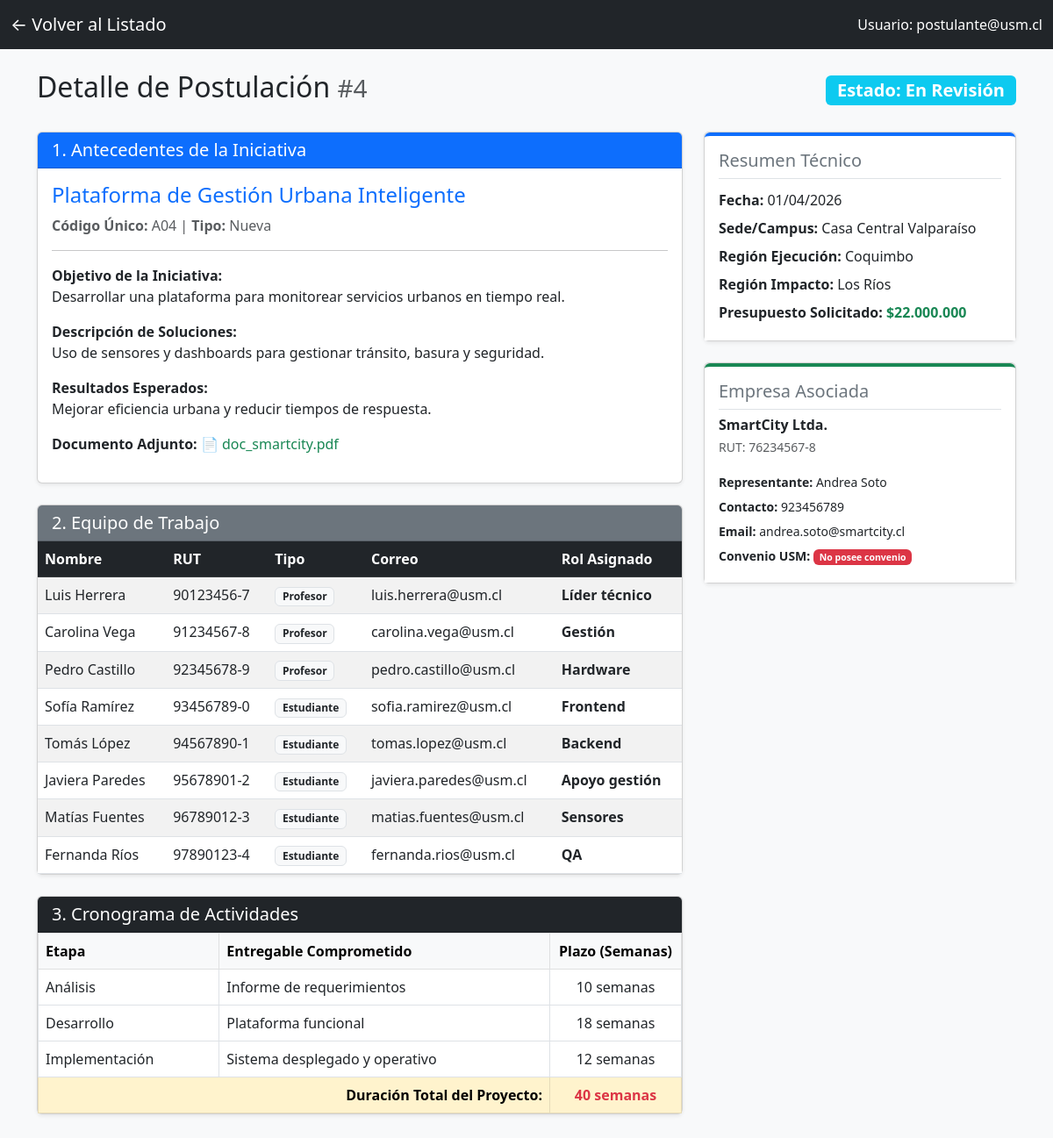
Screenshot of /PHP/detalle_postulacion.php?id=4 (signed in) with the database file from the repository.
### tables this page shows
CREATE TABLE Postulacion(
    Numero_Postulacion INT PRIMARY KEY,
    Fecha_Postulacion DATE NOT NULL,
    Codigo_Postulacion VARCHAR(100) NOT NULL UNIQUE,
    Presupuesto_Total DECIMAL(15,2) NOT NULL,
    Rut_Empresa VARCHAR(10) NOT NULL,
    ID_Sede INT NOT NULL,
    ID_Region_Ejecucion INT NOT NULL,
    ID_Region_Impacto INT NOT NULL,
    ID_Tipo_Iniciativa INT NOT NULL,
    ID_Estado INT NOT NULL,
    FOREIGN KEY (Rut_Empresa) REFERENCES Entidad_Empresa(Rut_Empresa),
    FOREIGN KEY (ID_Sede) REFERENCES Sede(ID_Sede),
    FOREIGN KEY (ID_Region_Ejecucion) REFERENCES Region(ID_Region),
    FOREIGN KEY (ID_Region_Impacto) REFERENCES Region(ID_Region),
    FOREIGN KEY (ID_Tipo_Iniciativa) REFERENCES Tipo_Iniciativa(ID_Tipo_Iniciativa),
    FOREIGN KEY (ID_Estado) REFERENCES Estado_Postulacion(ID_Estado)
);

CREATE TABLE Estado_Postulacion(
    ID_Estado INT PRIMARY KEY,
    Nombre_Estado VARCHAR(100) NOT NULL
);

CREATE TABLE Iniciativa(
    ID_Iniciativa INT PRIMARY KEY AUTO_INCREMENT,
    Documentos VARCHAR(100),
    Nombre_Iniciativa VARCHAR(100) NOT NULL,
    Objetivo_Iniciativa VARCHAR(255) NOT NULL,
    Descripcion_Soluciones VARCHAR(255) NOT NULL,
    Resultados_Esperados VARCHAR(255) NOT NULL,
    ID_Postulacion INT NOT NULL,
    FOREIGN KEY (ID_Postulacion) REFERENCES Postulacion(Numero_Postulacion)
);

CREATE TABLE Tipo_Iniciativa(
    ID_tipo_iniciativa INT PRIMARY KEY,
    Nombre_Tipo_Iniciativa VARCHAR(100) NOT NULL
);

CREATE TABLE Postulacion_Integrante(
    Numero_Postulacion INT NOT NULL,
    ID_integrante INT NOT NULL,
    Rol_Cumple_Integrante VARCHAR(100) NOT NULL,
    PRIMARY KEY (Numero_Postulacion, ID_integrante),
    FOREIGN KEY (Numero_Postulacion) REFERENCES Postulacion(Numero_Postulacion),
    FOREIGN KEY (ID_integrante) REFERENCES Integrante_Equipo(ID_integrante)
);

CREATE TABLE Integrante_Equipo(
    ID_integrante INT PRIMARY KEY AUTO_INCREMENT,
    Nombre_Integrante VARCHAR(100) NOT NULL,
    RUT_Integrante VARCHAR(10) NOT NULL UNIQUE,
    Departamento_Integrante VARCHAR(100) NOT NULL,
    Mail_Integrante VARCHAR(100) NOT NULL,
    Telefono_Integrante VARCHAR(20),
    ID_Tipo_Persona INT NOT NULL,
    ID_Sede INT NOT NULL,
    FOREIGN KEY (ID_Tipo_persona) REFERENCES Tipo_Persona(ID_Tipo_Persona),
    FOREIGN KEY (ID_Sede) REFERENCES Sede(ID_Sede)
);

CREATE TABLE Tipo_Persona(
    ID_Tipo_Persona INT PRIMARY KEY,
    Nombre_Tipo_Persona VARCHAR(100) NOT NULL
);

CREATE TABLE Etapa_Cronograma(
    ID_Etapa INT NOT NULL AUTO_INCREMENT,
    ID_Postulacion INT NOT NULL,
    Etapa VARCHAR(100) NOT NULL,
    Entregable VARCHAR(100) NOT NULL,
    Plazos INT NOT NULL,
    PRIMARY KEY (ID_Etapa),
    FOREIGN KEY (ID_Postulacion) REFERENCES Postulacion(Numero_Postulacion)
);

CREATE TABLE Sede(
    ID_Sede INT PRIMARY KEY,
    Nombre_Sede VARCHAR(100) NOT NULL
);

CREATE TABLE Region(
    ID_Region INT PRIMARY KEY,
    Nombre_Region VARCHAR(100) NOT NULL
);

CREATE TABLE Entidad_Empresa(
    Rut_Empresa VARCHAR(10) PRIMARY KEY,
    Nombre_Empresa VARCHAR(100) NOT NULL,
    Representante_Empresa VARCHAR(100) NOT NULL,
    Mail_Representante VARCHAR(100) NOT NULL,
    Convenio_USM BOOLEAN NOT NULL,
    Telefono_Representante VARCHAR(20) NOT NULL,
    ID_Tamanio INT NOT NULL,
    FOREIGN KEY (ID_Tamanio) REFERENCES Tamanio_Empresa(ID_Tamanio)
);

### PHP/detalle_postulacion.php (the view, shortened to what this page needs)
<?php
require 'conexion.php';
$id_postulacion = intval($_GET['id']);
$sql_principal = "SELECT p.*, e.Nombre_Empresa, e.Representante_Empresa, e.Mail_Representante, e.Convenio_USM, e.Telefono_Representante,
                         s.Nombre_Sede, r1.Nombre_Region AS Region_Ejecucion, r2.Nombre_Region AS Region_Impacto,
                         ti.Nombre_Tipo_Iniciativa, est.Nombre_Estado,
                         i.Nombre_Iniciativa, i.Objetivo_Iniciativa, i.Descripcion_Soluciones, i.Resultados_Esperados, i.Documentos
                  FROM Postulacion p
                  JOIN Entidad_Empresa e ON p.Rut_Empresa = e.Rut_Empresa
                  JOIN Sede s ON p.ID_Sede = s.ID_Sede
                  JOIN Region r1 ON p.ID_Region_Ejecucion = r1.ID_Region
                  JOIN Region r2 ON p.ID_Region_Impacto = r2.ID_Region
                  JOIN Tipo_Iniciativa ti ON p.ID_Tipo_Iniciativa = ti.ID_tipo_iniciativa
                  JOIN Estado_Postulacion est ON p.ID_Estado = est.ID_Estado
                  LEFT JOIN Iniciativa i ON p.Numero_Postulacion = i.ID_Postulacion
                  WHERE p.Numero_Postulacion = ?";
$stmt_p = $conexion->prepare($sql_principal);
$stmt_p->bind_param("i", $id_postulacion);
$stmt_p->execute();
$resultado_p = $stmt_p->get_result();
$postulacion = $resultado_p->fetch_assoc();
$sql_equipo = "SELECT ie.Nombre_Integrante, ie.RUT_Integrante, ie.Mail_Integrante, pi.Rol_Cumple_Integrante, tp.Nombre_Tipo_Persona
               FROM Postulacion_Integrante pi
               JOIN Integrante_Equipo ie ON pi.ID_integrante = ie.ID_integrante
               JOIN Tipo_Persona tp ON ie.ID_Tipo_Persona = tp.ID_Tipo_Persona
               WHERE pi.Numero_Postulacion = ?";
$stmt_eq = $conexion->prepare($sql_equipo);
$stmt_eq->bind_param("i", $id_postulacion);
$stmt_eq->execute();
$equipo = $stmt_eq->get_result();
$sql_cronograma = "SELECT Etapa, Entregable, Plazos FROM Etapa_Cronograma WHERE ID_Postulacion = ?";
$stmt_cr = $conexion->prepare($sql_cronograma);
$stmt_cr->bind_param("i", $id_postulacion);
$stmt_cr->execute();
$cronograma = $stmt_cr->get_result();
?>
<!DOCTYPE html>
<html lang="es">
<head>
    <link href="https://cdn.jsdelivr.net/npm/bootstrap@5.3.0/dist/css/bootstrap.min.css" rel="stylesheet">
</head>
<body class="bg-light">
<nav class="navbar navbar-dark bg-dark">
  <div class="container-fluid">
    <a class="navbar-brand" href="principal.php">← Volver al Listado</a>
    <span class="navbar-text text-white">
        Usuario: <?php echo $_SESSION['usuario']; ?>
    </span>
  </div>
</nav>
<div class="container mt-4 mb-5">
    <div class="d-flex justify-content-between align-items-center mb-4">
        <h2>Detalle de Postulación <small class="text-muted">#<?php echo $postulacion['Numero_Postulacion']; ?></small></h2>
        <span class="badge bg-info fs-5">Estado: <?php echo $postulacion['Nombre_Estado']; ?></span>
    </div>
    <div class="row">
        <div class="col-lg-8">
            <div class="card shadow-sm mb-4">
                <div class="card-header bg-primary text-white">
                    <h5 class="mb-0">1. Antecedentes de la Iniciativa</h5>
                </div>
                <div class="card-body">
                    <h4 class="text-primary"><?php echo htmlspecialchars($postulacion['Nombre_Iniciativa'] ?? 'Sin Nombre'); ?></h4>
                    <p class="text-muted"><strong>Código Único:</strong> <?php echo $postulacion['Codigo_Postulacion']; ?> | <strong>Tipo:</strong> <?php echo $postulacion['Nombre_Tipo_Iniciativa']; ?></p>
                    <hr>
                    <p><strong>Objetivo de la Iniciativa:</strong><br><?php echo nl2br(htmlspecialchars($postulacion['Objetivo_Iniciativa'] ?? 'No especificado')); ?></p>
                    <p><strong>Descripción de Soluciones:</strong><br><?php echo nl2br(htmlspecialchars($postulacion['Descripcion_Soluciones'] ?? 'No especificado')); ?></p>
                    <p><strong>Resultados Esperados:</strong><br><?php echo nl2br(htmlspecialchars($postulacion['Resultados_Esperados'] ?? 'No especificado')); ?></p>
                    <?php if (!empty($postulacion['Documentos'])): ?>
                        <p><strong>Documento Adjunto:</strong> <span class="text-success">📄 <?php echo htmlspecialchars($postulacion['Documentos']); ?></span></p>
                    <?php endif; ?>
                </div>
            </div>
            <div class="card shadow-sm mb-4">
                <div class="card-header bg-secondary text-white">
                    <h5 class="mb-0">2. Equipo de Trabajo</h5>
                </div>
                <div class="card-body p-0">
                    <div class="table-responsive">
                        <table class="table table-striped mb-0">
                            <thead class="table-dark">
                                <tr>
                                    <th>Nombre</th>
                                    <th>RUT</th>
                                    <th>Tipo</th>
                                    <th>Correo</th>
                                    <th>Rol Asignado</th>
                                </tr>
                            </thead>
                            <tbody>
                                <?php if ($equipo->num_rows > 0): ?>
                                    <?php while ($eq = $equipo->fetch_assoc()): ?>
                                        <tr>
                                            <td><?php echo htmlspecialchars($eq['Nombre_Integrante']); ?></td>
                                            <td><?php echo htmlspecialchars($eq['RUT_Integrante']); ?></td>
                                            <td><span class="badge bg-light text-dark border"><?php echo $eq['Nombre_Tipo_Persona']; ?></span></td>
                                            <td><?php echo htmlspecialchars($eq['Mail_Integrante']); ?></td>
                                            <td><strong><?php echo htmlspecialchars($eq['Rol_Cumple_Integrante'] ?? 'Integrante'); ?></strong></td>
                                        </tr>
                                    <?php endwhile; ?>
                                <?php else: ?>
                                    <tr><td colspan="5" class="text-center text-muted p-3">No hay integrantes registrados en este equipo.</td></tr>
                                <?php endif; ?>
                            </tbody>
                        </table>
                    </div>
                </div>
            </div>
            <div class="card shadow-sm mb-4">
                <div class="card-header bg-dark text-white">
                    <h5 class="mb-0">3. Cronograma de Actividades</h5>
                </div>
                <div class="card-body p-0">
                    <div class="table-responsive">
                        <table class="table table-bordered mb-0">
                            <thead class="table-light">
                                <tr>
                                    <th>Etapa</th>
                                    <th>Entregable Comprometido</th>
                                    <th class="text-center" style="width: 150px;">Plazo (Semanas)</th>
                                </tr>
                            </thead>
                            <tbody>
                                <?php
                                $total_semanas = 0;
                                if ($cronograma->num_rows > 0):
                                ?>
                                    <?php while ($cr = $cronograma->fetch_assoc()):
                                        $total_semanas += $cr['Plazos'];
                                    ?>
                                        <tr>
                                            <td><?php echo htmlspecialchars($cr['Etapa']); ?></td>
                                            <td><?php echo htmlspecialchars($cr['Entregable']); ?></td>
                                            <td class="text-center"><?php echo $cr['Plazos']; ?> semanas</td>
                                        </tr>
                                    <?php endwhile; ?>
                                    <tr class="table-warning fw-bold">
                                        <td colspan="2" class="text-end">Duración Total del Proyecto:</td>
                                        <td class="text-center text-danger"><?php echo $total_semanas; ?> semanas</td>
                                    </tr>
                                <?php else: ?>
                                    <tr><td colspan="3" class="text-center text-muted p-3">No hay etapas registradas en el cronograma.</td></tr>
                                <?php endif; ?>
                            </tbody>
                        </table>
                    </div>
                </div>
            </div>
        </div>
        <div class="col-lg-4">
            <div class="card shadow-sm mb-4">
                <div class="card-body bg-white border-top border-4 border-primary rounded-top">
                    <h5 class="card-title text-secondary border-bottom pb-2">Resumen Técnico</h5>
                    <ul class="list-unstyled lh-lg mb-0">
                        <li><strong>Fecha:</strong> <?php echo date("d/m/Y", strtotime($postulacion['Fecha_Postulacion'])); ?></li>
                        <li><strong>Sede/Campus:</strong> <?php echo htmlspecialchars($postulacion['Nombre_Sede']); ?></li>
                        <li><strong>Región Ejecución:</strong> <?php echo htmlspecialchars($postulacion['Region_Ejecucion']); ?></li>
                        <li><strong>Región Impacto:</strong> <?php echo htmlspecialchars($postulacion['Region_Impacto']); ?></li>
                        <li><strong>Presupuesto Solicitado:</strong> <span class="text-success fw-bold">$<?php echo number_format($postulacion['Presupuesto_Total'], 0, ',', '.'); ?></span></li>
                    </ul>
                </div>
            </div>
            <div class="card shadow-sm mb-4">
                <div class="card-body bg-white border-top border-4 border-success rounded-top">
                    <h5 class="card-title text-secondary border-bottom pb-2">Empresa Asociada</h5>
                    <h6 class="fw-bold text-dark mb-1"><?php echo htmlspecialchars($postulacion['Nombre_Empresa']); ?></h6>
                    <p class="text-muted small mb-3">RUT: <?php echo $postulacion['Rut_Empresa']; ?></p>
                    <ul class="list-unstyled lh-lg small mb-0">
                        <li><strong>Representante:</strong> <?php echo htmlspecialchars($postulacion['Representante_Empresa']); ?></li>
                        <li><strong>Contacto:</strong> <?php echo htmlspecialchars($postulacion['Telefono_Representante']); ?></li>
                        <li><strong>Email:</strong> <?php echo htmlspecialchars($postulacion['Mail_Representante']); ?></li>
                        <li><strong>Convenio USM:</strong>
                            <?php if ($postulacion['Convenio_USM'] == 1): ?>
                                <span class="badge bg-success">Sí posee convenio</span>
                            <?php else: ?>
                                <span class="badge bg-danger">No posee convenio</span>
                            <?php endif; ?>
                        </li>
                    </ul>
                </div>
            </div>
        </div>
    </div>
</div>
</body>
</html>

### rows the page displays
postulacion: Numero_Postulacion "4", ID_Estado.Nombre_Estado "En Revisión", iniciativa.Nombre_Iniciativa "Plataforma de Gestión Urbana Inteligente", Codigo_Postulacion "A04", ID_Tipo_Iniciativa.Nombre_Tipo_Iniciativa "Nueva", iniciativa.Objetivo_Iniciativa "Desarrollar una plataforma para monitorear servicios urbanos en tiempo real.", iniciativa.Descripcion_Soluciones "Uso de sensores y dashboards para gestionar tránsito, basura y seguridad.", iniciativa.Resultados_Esperados "Mejorar eficiencia urbana y reducir tiempos de respuesta.", iniciativa.Documentos "doc_smartcity.pdf", Fecha_Postulacion "01/04/2026", ID_Sede.Nombre_Sede "Casa Central Valparaíso", ID_Region_Ejecucion.Nombre_Region "Coquimbo", ID_Region_Impacto.Nombre_Region "Los Ríos", Presupuesto_Total "22.000.000", Rut_Empresa.Nombre_Empresa "SmartCity Ltda.", Rut_Empresa "76234567-8", Rut_Empresa.Representante_Empresa "Andrea Soto", Rut_Empresa.Telefono_Representante "923456789", Rut_Empresa.Mail_Representante "andrea.soto@smartcity.cl"
postulacion_integrante: ID_integrante.Nombre_Integrante "Luis Herrera", ID_integrante.RUT_Integrante "90123456-7", tipo_persona.Nombre_Tipo_Persona "Profesor", ID_integrante.Mail_Integrante "luis.herrera@usm.cl", Rol_Cumple_Integrante "Líder técnico"
postulacion_integrante: ID_integrante.Nombre_Integrante "Carolina Vega", ID_integrante.RUT_Integrante "91234567-8", tipo_persona.Nombre_Tipo_Persona "Profesor", ID_integrante.Mail_Integrante "carolina.vega@usm.cl", Rol_Cumple_Integrante "Gestión"
postulacion_integrante: ID_integrante.Nombre_Integrante "Pedro Castillo", ID_integrante.RUT_Integrante "92345678-9", tipo_persona.Nombre_Tipo_Persona "Profesor", ID_integrante.Mail_Integrante "pedro.castillo@usm.cl", Rol_Cumple_Integrante "Hardware"
postulacion_integrante: ID_integrante.Nombre_Integrante "Sofía Ramírez", ID_integrante.RUT_Integrante "93456789-0", tipo_persona.Nombre_Tipo_Persona "Estudiante", ID_integrante.Mail_Integrante "sofia.ramirez@usm.cl", Rol_Cumple_Integrante "Frontend"
postulacion_integrante: ID_integrante.Nombre_Integrante "Tomás López", ID_integrante.RUT_Integrante "94567890-1", tipo_persona.Nombre_Tipo_Persona "Estudiante", ID_integrante.Mail_Integrante "tomas.lopez@usm.cl", Rol_Cumple_Integrante "Backend"
postulacion_integrante: ID_integrante.Nombre_Integrante "Javiera Paredes", ID_integrante.RUT_Integrante "95678901-2", tipo_persona.Nombre_Tipo_Persona "Estudiante", ID_integrante.Mail_Integrante "javiera.paredes@usm.cl", Rol_Cumple_Integrante "Apoyo gestión"
postulacion_integrante: ID_integrante.Nombre_Integrante "Matías Fuentes", ID_integrante.RUT_Integrante "96789012-3", tipo_persona.Nombre_Tipo_Persona "Estudiante", ID_integrante.Mail_Integrante "matias.fuentes@usm.cl", Rol_Cumple_Integrante "Sensores"
postulacion_integrante: ID_integrante.Nombre_Integrante "Fernanda Ríos", ID_integrante.RUT_Integrante "97890123-4", tipo_persona.Nombre_Tipo_Persona "Estudiante", ID_integrante.Mail_Integrante "fernanda.rios@usm.cl", Rol_Cumple_Integrante "QA"
etapa_cronograma: Etapa "Análisis", Entregable "Informe de requerimientos", Plazos "10"
etapa_cronograma: Etapa "Desarrollo", Entregable "Plataforma funcional", Plazos "18"
etapa_cronograma: Etapa "Implementación", Entregable "Sistema desplegado y operativo", Plazos "12"

### other values shown
$_SESSION['usuario'] "postulante@usm.cl"
$total_semanas "40"
